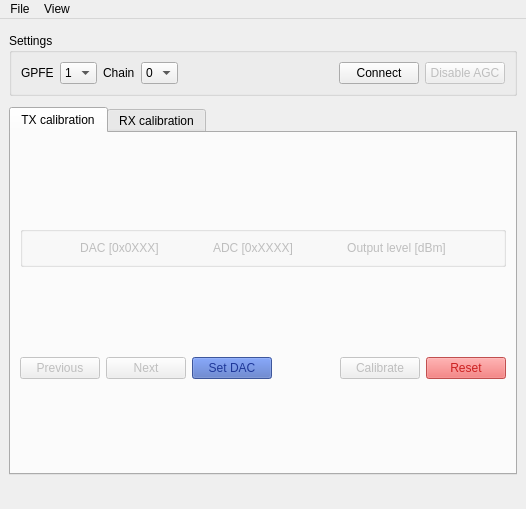
<?xml version="1.0" encoding="UTF-8"?>
<ui version="4.0">
 <class>MainWindow</class>
 <widget class="QMainWindow" name="MainWindow">
  <property name="geometry">
   <rect>
    <x>0</x>
    <y>0</y>
    <width>526</width>
    <height>509</height>
   </rect>
  </property>
  <property name="sizePolicy">
   <sizepolicy hsizetype="Fixed" vsizetype="Fixed">
    <horstretch>0</horstretch>
    <verstretch>0</verstretch>
   </sizepolicy>
  </property>
  <widget class="QWidget" name="wgtcentral">
   <layout class="QGridLayout" name="gridLayout_2">
    <item row="0" column="0">
     <widget class="QGroupBox" name="grp_set">
      <property name="sizePolicy">
       <sizepolicy hsizetype="Preferred" vsizetype="Fixed">
        <horstretch>0</horstretch>
        <verstretch>0</verstretch>
       </sizepolicy>
      </property>
      <property name="title">
       <string>Settings</string>
      </property>
      <layout class="QGridLayout" name="gridLayout">
       <item row="0" column="2">
        <widget class="QLabel" name="lblchain">
         <property name="sizePolicy">
          <sizepolicy hsizetype="Fixed" vsizetype="Preferred">
           <horstretch>0</horstretch>
           <verstretch>0</verstretch>
          </sizepolicy>
         </property>
         <property name="text">
          <string>Chain</string>
         </property>
        </widget>
       </item>
       <item row="0" column="3">
        <widget class="QComboBox" name="combo_chain">
         <property name="sizePolicy">
          <sizepolicy hsizetype="Fixed" vsizetype="Fixed">
           <horstretch>0</horstretch>
           <verstretch>0</verstretch>
          </sizepolicy>
         </property>
         <item>
          <property name="text">
           <string>0</string>
          </property>
         </item>
         <item>
          <property name="text">
           <string>1</string>
          </property>
         </item>
        </widget>
       </item>
       <item row="0" column="1">
        <widget class="QComboBox" name="combo_gpfe">
         <property name="sizePolicy">
          <sizepolicy hsizetype="Fixed" vsizetype="Fixed">
           <horstretch>0</horstretch>
           <verstretch>0</verstretch>
          </sizepolicy>
         </property>
         <item>
          <property name="text">
           <string>1</string>
          </property>
         </item>
         <item>
          <property name="text">
           <string>2</string>
          </property>
         </item>
        </widget>
       </item>
       <item row="0" column="5">
        <widget class="QPushButton" name="btn_connect">
         <property name="sizePolicy">
          <sizepolicy hsizetype="Fixed" vsizetype="Fixed">
           <horstretch>0</horstretch>
           <verstretch>0</verstretch>
          </sizepolicy>
         </property>
         <property name="text">
          <string>Connect</string>
         </property>
        </widget>
       </item>
       <item row="0" column="4">
        <spacer name="spc2">
         <property name="orientation">
          <enum>Qt::Horizontal</enum>
         </property>
         <property name="sizeHint" stdset="0">
          <size>
           <width>40</width>
           <height>20</height>
          </size>
         </property>
        </spacer>
       </item>
       <item row="0" column="0">
        <widget class="QLabel" name="lblgpfe">
         <property name="sizePolicy">
          <sizepolicy hsizetype="Fixed" vsizetype="Preferred">
           <horstretch>0</horstretch>
           <verstretch>0</verstretch>
          </sizepolicy>
         </property>
         <property name="text">
          <string>GPFE</string>
         </property>
        </widget>
       </item>
       <item row="0" column="6">
        <widget class="QPushButton" name="btn_setagc">
         <property name="enabled">
          <bool>false</bool>
         </property>
         <property name="sizePolicy">
          <sizepolicy hsizetype="Fixed" vsizetype="Fixed">
           <horstretch>0</horstretch>
           <verstretch>0</verstretch>
          </sizepolicy>
         </property>
         <property name="text">
          <string>Disable AGC</string>
         </property>
        </widget>
       </item>
      </layout>
     </widget>
    </item>
    <item row="2" column="0">
     <widget class="QTabWidget" name="tabs">
      <property name="sizePolicy">
       <sizepolicy hsizetype="Expanding" vsizetype="Fixed">
        <horstretch>0</horstretch>
        <verstretch>0</verstretch>
       </sizepolicy>
      </property>
      <property name="currentIndex">
       <number>0</number>
      </property>
      <widget class="QWidget" name="txtab">
       <attribute name="title">
        <string>TX calibration</string>
       </attribute>
       <layout class="QGridLayout" name="gridLayout_4">
        <item row="1" column="5">
         <widget class="QPushButton" name="btn_reset">
          <property name="enabled">
           <bool>false</bool>
          </property>
          <property name="sizePolicy">
           <sizepolicy hsizetype="Fixed" vsizetype="Fixed">
            <horstretch>0</horstretch>
            <verstretch>0</verstretch>
           </sizepolicy>
          </property>
          <property name="styleSheet">
           <string notr="true">background-color: rgb(234, 96, 96);
color: rgb(204, 33, 33);
border-color: rgb(230, 55, 55);</string>
          </property>
          <property name="text">
           <string>Reset</string>
          </property>
         </widget>
        </item>
        <item row="1" column="1">
         <widget class="QPushButton" name="btn_next">
          <property name="enabled">
           <bool>false</bool>
          </property>
          <property name="sizePolicy">
           <sizepolicy hsizetype="Fixed" vsizetype="Fixed">
            <horstretch>0</horstretch>
            <verstretch>0</verstretch>
           </sizepolicy>
          </property>
          <property name="text">
           <string>Next</string>
          </property>
         </widget>
        </item>
        <item row="1" column="2">
         <widget class="QPushButton" name="btn_setdac">
          <property name="enabled">
           <bool>false</bool>
          </property>
          <property name="sizePolicy">
           <sizepolicy hsizetype="Fixed" vsizetype="Fixed">
            <horstretch>0</horstretch>
            <verstretch>0</verstretch>
           </sizepolicy>
          </property>
          <property name="styleSheet">
           <string notr="true">border-color: rgb(30, 55, 153);
color: rgb(30, 55, 153);
background-color: rgb(74, 105, 189);</string>
          </property>
          <property name="text">
           <string>Set DAC</string>
          </property>
         </widget>
        </item>
        <item row="1" column="0">
         <widget class="QPushButton" name="btn_prev">
          <property name="enabled">
           <bool>false</bool>
          </property>
          <property name="sizePolicy">
           <sizepolicy hsizetype="Fixed" vsizetype="Fixed">
            <horstretch>0</horstretch>
            <verstretch>0</verstretch>
           </sizepolicy>
          </property>
          <property name="text">
           <string>Previous</string>
          </property>
         </widget>
        </item>
        <item row="1" column="4">
         <widget class="QPushButton" name="btn_cali">
          <property name="enabled">
           <bool>false</bool>
          </property>
          <property name="sizePolicy">
           <sizepolicy hsizetype="Fixed" vsizetype="Fixed">
            <horstretch>0</horstretch>
            <verstretch>0</verstretch>
           </sizepolicy>
          </property>
          <property name="text">
           <string>Calibrate</string>
          </property>
         </widget>
        </item>
        <item row="1" column="3">
         <spacer name="spc1">
          <property name="orientation">
           <enum>Qt::Horizontal</enum>
          </property>
          <property name="sizeHint" stdset="0">
           <size>
            <width>40</width>
            <height>20</height>
           </size>
          </property>
         </spacer>
        </item>
        <item row="0" column="0" colspan="6">
         <widget class="QGroupBox" name="grp_table">
          <property name="enabled">
           <bool>false</bool>
          </property>
          <property name="sizePolicy">
           <sizepolicy hsizetype="Preferred" vsizetype="Fixed">
            <horstretch>0</horstretch>
            <verstretch>0</verstretch>
           </sizepolicy>
          </property>
          <layout class="QGridLayout" name="grd_table">
           <item row="0" column="0">
            <widget class="QLabel" name="lbldac">
             <property name="sizePolicy">
              <sizepolicy hsizetype="Fixed" vsizetype="Fixed">
               <horstretch>0</horstretch>
               <verstretch>0</verstretch>
              </sizepolicy>
             </property>
             <property name="text">
              <string>DAC [0x0XXX]</string>
             </property>
             <property name="alignment">
              <set>Qt::AlignCenter</set>
             </property>
            </widget>
           </item>
           <item row="0" column="2">
            <widget class="QLabel" name="lbloutput">
             <property name="sizePolicy">
              <sizepolicy hsizetype="Fixed" vsizetype="Fixed">
               <horstretch>0</horstretch>
               <verstretch>0</verstretch>
              </sizepolicy>
             </property>
             <property name="text">
              <string>Output level [dBm]</string>
             </property>
             <property name="alignment">
              <set>Qt::AlignCenter</set>
             </property>
            </widget>
           </item>
           <item row="0" column="1">
            <widget class="QLabel" name="lbladc">
             <property name="sizePolicy">
              <sizepolicy hsizetype="Fixed" vsizetype="Fixed">
               <horstretch>0</horstretch>
               <verstretch>0</verstretch>
              </sizepolicy>
             </property>
             <property name="text">
              <string>ADC [0xXXXX]</string>
             </property>
             <property name="alignment">
              <set>Qt::AlignCenter</set>
             </property>
            </widget>
           </item>
          </layout>
         </widget>
        </item>
       </layout>
      </widget>
      <widget class="QWidget" name="rxtab">
       <attribute name="title">
        <string>RX calibration</string>
       </attribute>
       <layout class="QGridLayout" name="gridLayout_6">
        <item row="0" column="0" colspan="4">
         <widget class="QGroupBox" name="grpstep1">
          <property name="sizePolicy">
           <sizepolicy hsizetype="Preferred" vsizetype="Fixed">
            <horstretch>0</horstretch>
            <verstretch>0</verstretch>
           </sizepolicy>
          </property>
          <property name="title">
           <string>Step 1: Read RX ADC and configure default offset (AGC off)</string>
          </property>
          <property name="alignment">
           <set>Qt::AlignLeading|Qt::AlignLeft|Qt::AlignTop</set>
          </property>
          <layout class="QGridLayout" name="gridLayout_5">
           <item row="0" column="1">
            <widget class="QLineEdit" name="line_setpt">
             <property name="enabled">
              <bool>false</bool>
             </property>
             <property name="readOnly">
              <bool>true</bool>
             </property>
            </widget>
           </item>
           <item row="0" column="0">
            <widget class="QLabel" name="lblsetpt">
             <property name="sizePolicy">
              <sizepolicy hsizetype="Fixed" vsizetype="Fixed">
               <horstretch>0</horstretch>
               <verstretch>0</verstretch>
              </sizepolicy>
             </property>
             <property name="text">
              <string>RX ADC [0xXXXX]</string>
             </property>
            </widget>
           </item>
           <item row="0" column="3">
            <widget class="QPushButton" name="btn_clrsetpt">
             <property name="enabled">
              <bool>false</bool>
             </property>
             <property name="sizePolicy">
              <sizepolicy hsizetype="Fixed" vsizetype="Fixed">
               <horstretch>0</horstretch>
               <verstretch>0</verstretch>
              </sizepolicy>
             </property>
             <property name="toolTip">
              <string>Clear ADC</string>
             </property>
             <property name="text">
              <string>Clear</string>
             </property>
            </widget>
           </item>
           <item row="0" column="2">
            <widget class="QPushButton" name="btn_readsetpt">
             <property name="enabled">
              <bool>false</bool>
             </property>
             <property name="sizePolicy">
              <sizepolicy hsizetype="Fixed" vsizetype="Fixed">
               <horstretch>0</horstretch>
               <verstretch>0</verstretch>
              </sizepolicy>
             </property>
             <property name="toolTip">
              <string>Read ADC value</string>
             </property>
             <property name="text">
              <string>Read</string>
             </property>
            </widget>
           </item>
           <item row="1" column="2">
            <widget class="QPushButton" name="btn_setpt">
             <property name="enabled">
              <bool>false</bool>
             </property>
             <property name="sizePolicy">
              <sizepolicy hsizetype="Fixed" vsizetype="Fixed">
               <horstretch>0</horstretch>
               <verstretch>0</verstretch>
              </sizepolicy>
             </property>
             <property name="toolTip">
              <string>Set ADC and default offset</string>
             </property>
             <property name="text">
              <string>Set</string>
             </property>
            </widget>
           </item>
           <item row="1" column="1">
            <widget class="QLineEdit" name="line_defoffset">
             <property name="enabled">
              <bool>false</bool>
             </property>
             <property name="text">
              <string>60.0</string>
             </property>
             <property name="readOnly">
              <bool>true</bool>
             </property>
            </widget>
           </item>
           <item row="1" column="0">
            <widget class="QLabel" name="lbldefoffset">
             <property name="sizePolicy">
              <sizepolicy hsizetype="Fixed" vsizetype="Fixed">
               <horstretch>0</horstretch>
               <verstretch>0</verstretch>
              </sizepolicy>
             </property>
             <property name="text">
              <string>Default offset [dBm]</string>
             </property>
            </widget>
           </item>
          </layout>
         </widget>
        </item>
        <item row="4" column="0" colspan="4">
         <widget class="QGroupBox" name="grpstep2">
          <property name="sizePolicy">
           <sizepolicy hsizetype="Preferred" vsizetype="Fixed">
            <horstretch>0</horstretch>
            <verstretch>0</verstretch>
           </sizepolicy>
          </property>
          <property name="title">
           <string>Step 2: Inject signal with noise density 110 dBm/Hz and read level (AGC on)</string>
          </property>
          <layout class="QGridLayout" name="gridLayout_3">
           <item row="2" column="2">
            <widget class="QLineEdit" name="line_difoffset2">
             <property name="enabled">
              <bool>false</bool>
             </property>
             <property name="readOnly">
              <bool>true</bool>
             </property>
            </widget>
           </item>
           <item row="2" column="1">
            <widget class="QLineEdit" name="line_carlvl2">
             <property name="enabled">
              <bool>false</bool>
             </property>
            </widget>
           </item>
           <item row="0" column="0">
            <widget class="QLabel" name="lblinjsig">
             <property name="sizePolicy">
              <sizepolicy hsizetype="Preferred" vsizetype="Fixed">
               <horstretch>0</horstretch>
               <verstretch>0</verstretch>
              </sizepolicy>
             </property>
             <property name="toolTip">
              <string>Injected signal at input of drawer</string>
             </property>
             <property name="text">
              <string>Injected signal [dBm]</string>
             </property>
            </widget>
           </item>
           <item row="4" column="1" colspan="2">
            <widget class="QLineEdit" name="line_offset">
             <property name="enabled">
              <bool>false</bool>
             </property>
            </widget>
           </item>
           <item row="3" column="1" colspan="2">
            <widget class="QLineEdit" name="line_meandiff">
             <property name="enabled">
              <bool>false</bool>
             </property>
             <property name="readOnly">
              <bool>true</bool>
             </property>
            </widget>
           </item>
           <item row="1" column="0">
            <widget class="QLineEdit" name="line_injsig1">
             <property name="enabled">
              <bool>false</bool>
             </property>
             <property name="text">
              <string>-30.0</string>
             </property>
             <property name="readOnly">
              <bool>true</bool>
             </property>
            </widget>
           </item>
           <item row="2" column="0">
            <widget class="QLineEdit" name="line_injsig2">
             <property name="enabled">
              <bool>false</bool>
             </property>
             <property name="text">
              <string>-60.0</string>
             </property>
             <property name="readOnly">
              <bool>true</bool>
             </property>
            </widget>
           </item>
           <item row="3" column="0">
            <widget class="QLabel" name="lblmeandiff">
             <property name="sizePolicy">
              <sizepolicy hsizetype="Preferred" vsizetype="Fixed">
               <horstretch>0</horstretch>
               <verstretch>0</verstretch>
              </sizepolicy>
             </property>
             <property name="toolTip">
              <string>Mean difference offset</string>
             </property>
             <property name="text">
              <string>Mean difference [dBm]</string>
             </property>
            </widget>
           </item>
           <item row="1" column="1">
            <widget class="QLineEdit" name="line_carlvl1">
             <property name="enabled">
              <bool>false</bool>
             </property>
            </widget>
           </item>
           <item row="4" column="0">
            <widget class="QLabel" name="lbloffset">
             <property name="sizePolicy">
              <sizepolicy hsizetype="Preferred" vsizetype="Fixed">
               <horstretch>0</horstretch>
               <verstretch>0</verstretch>
              </sizepolicy>
             </property>
             <property name="toolTip">
              <string>Default offset added by mean difference offset</string>
             </property>
             <property name="text">
              <string>Offset [dBm]</string>
             </property>
            </widget>
           </item>
           <item row="0" column="2">
            <widget class="QLabel" name="lbldifoffset">
             <property name="sizePolicy">
              <sizepolicy hsizetype="Preferred" vsizetype="Fixed">
               <horstretch>0</horstretch>
               <verstretch>0</verstretch>
              </sizepolicy>
             </property>
             <property name="toolTip">
              <string>Calculated offset between injected signal and carrier level</string>
             </property>
             <property name="text">
              <string>Difference offset [dBm]</string>
             </property>
            </widget>
           </item>
           <item row="1" column="2">
            <widget class="QLineEdit" name="line_difoffset1">
             <property name="enabled">
              <bool>false</bool>
             </property>
             <property name="text">
              <string/>
             </property>
             <property name="readOnly">
              <bool>true</bool>
             </property>
            </widget>
           </item>
           <item row="0" column="1">
            <widget class="QLabel" name="lblcarlvl">
             <property name="sizePolicy">
              <sizepolicy hsizetype="Preferred" vsizetype="Fixed">
               <horstretch>0</horstretch>
               <verstretch>0</verstretch>
              </sizepolicy>
             </property>
             <property name="toolTip">
              <string>Carrier level read in the receiver (GUI)</string>
             </property>
             <property name="text">
              <string>Carrier level [dBm]</string>
             </property>
            </widget>
           </item>
           <item row="5" column="0">
            <widget class="QLabel" name="lbltimeconst">
             <property name="text">
              <string>Time constant [ms]</string>
             </property>
            </widget>
           </item>
           <item row="5" column="1" colspan="2">
            <widget class="QLineEdit" name="line_timeconst">
             <property name="enabled">
              <bool>false</bool>
             </property>
             <property name="text">
              <string>1000</string>
             </property>
             <property name="maxLength">
              <number>5</number>
             </property>
            </widget>
           </item>
          </layout>
         </widget>
        </item>
        <item row="8" column="3">
         <widget class="QPushButton" name="btn_rxcal">
          <property name="enabled">
           <bool>false</bool>
          </property>
          <property name="sizePolicy">
           <sizepolicy hsizetype="Fixed" vsizetype="Fixed">
            <horstretch>0</horstretch>
            <verstretch>0</verstretch>
           </sizepolicy>
          </property>
          <property name="toolTip">
           <string>Calibrate RX</string>
          </property>
          <property name="text">
           <string>Calibrate</string>
          </property>
         </widget>
        </item>
       </layout>
      </widget>
     </widget>
    </item>
   </layout>
  </widget>
  <widget class="QMenuBar" name="menubar">
   <property name="geometry">
    <rect>
     <x>0</x>
     <y>0</y>
     <width>526</width>
     <height>20</height>
    </rect>
   </property>
   <widget class="QMenu" name="menuView">
    <property name="title">
     <string>View</string>
    </property>
   </widget>
   <widget class="QMenu" name="menuFile">
    <property name="title">
     <string>File</string>
    </property>
    <addaction name="actionSave"/>
    <addaction name="actionLoad"/>
   </widget>
   <addaction name="menuFile"/>
   <addaction name="menuView"/>
  </widget>
  <widget class="QStatusBar" name="statusbar">
   <property name="sizeGripEnabled">
    <bool>false</bool>
   </property>
  </widget>
  <action name="actionGraph">
   <property name="text">
    <string>Graph</string>
   </property>
  </action>
  <action name="actionSave">
   <property name="text">
    <string>Save calibration values</string>
   </property>
  </action>
  <action name="actionLoad">
   <property name="text">
    <string>Load calibration values</string>
   </property>
  </action>
 </widget>
 <resources/>
 <connections/>
</ui>
